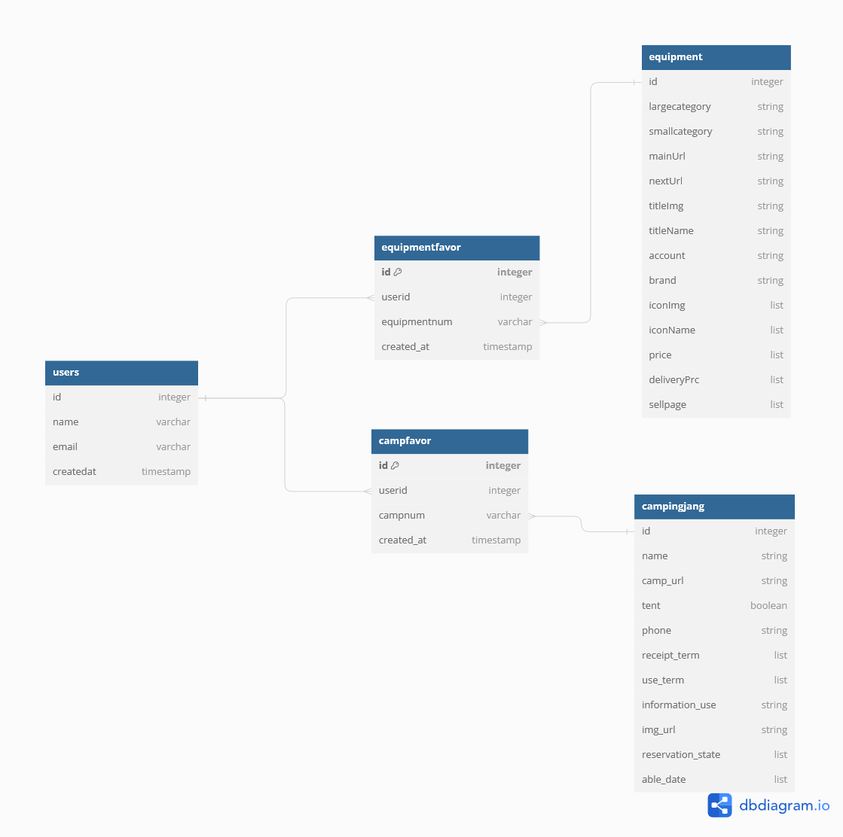
#> input picture ForestCampERD.png, 843 x 837 px, shrunk from 1119 x 1112 before the run
$ python matplotlib_tutorial.py
#> lines starting #> are read from the running program, lines starting #| are printed output that depends on the picture
import numpy as np
import matplotlib.pyplot as plt
from matplotlib.image import imread

x = np.arange(0, 6, 0.1)
y = np.sin(x)

plt.plot(x,y )
plt.show()
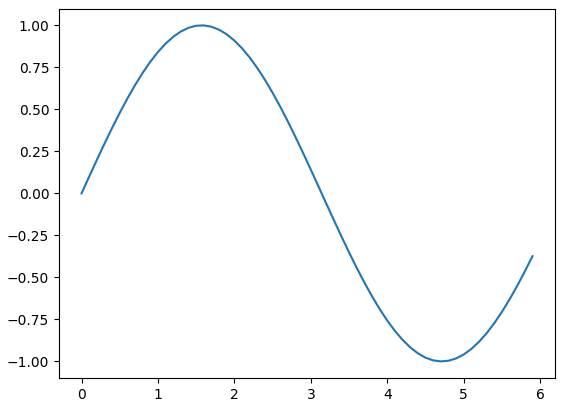
#> figure drawn by matplotlib, 1 panel; curve peaks at x = 1.6, y = 1

y1 = np.sin(x)
y2 = np.cos(x)

plt.plot(x, y1, label="sin")
plt.plot(x, y2, linestyle="--", label="cos")
plt.xlabel("x")
plt.ylabel("y")
plt.title('sin & cos')
plt.legend()
plt.show()
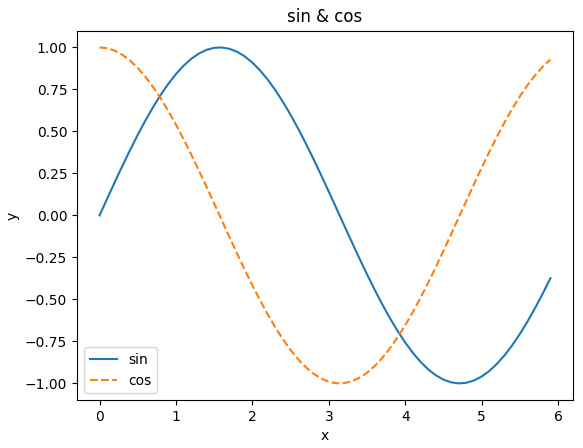
#> figure drawn by matplotlib, 1 panel; curve peaks at x = 1.6, y = 1; curve peaks at x = 0, y = 1

img = imread('ForestCampERD.png')
#> img is the input picture: shape (837, 843, 4) float32; mean R, G, B, A 0.949, 0.955, 0.961, 1
plt.imshow(img)
plt.show()
